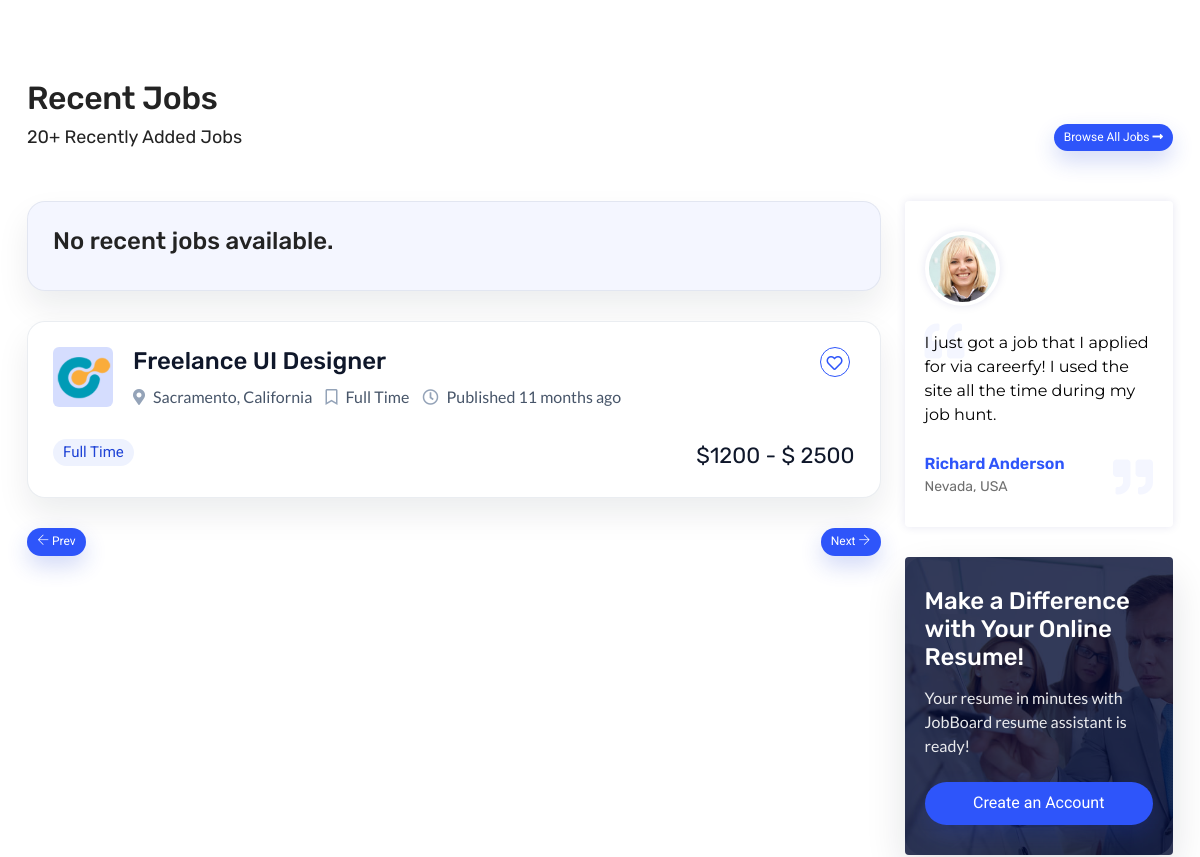
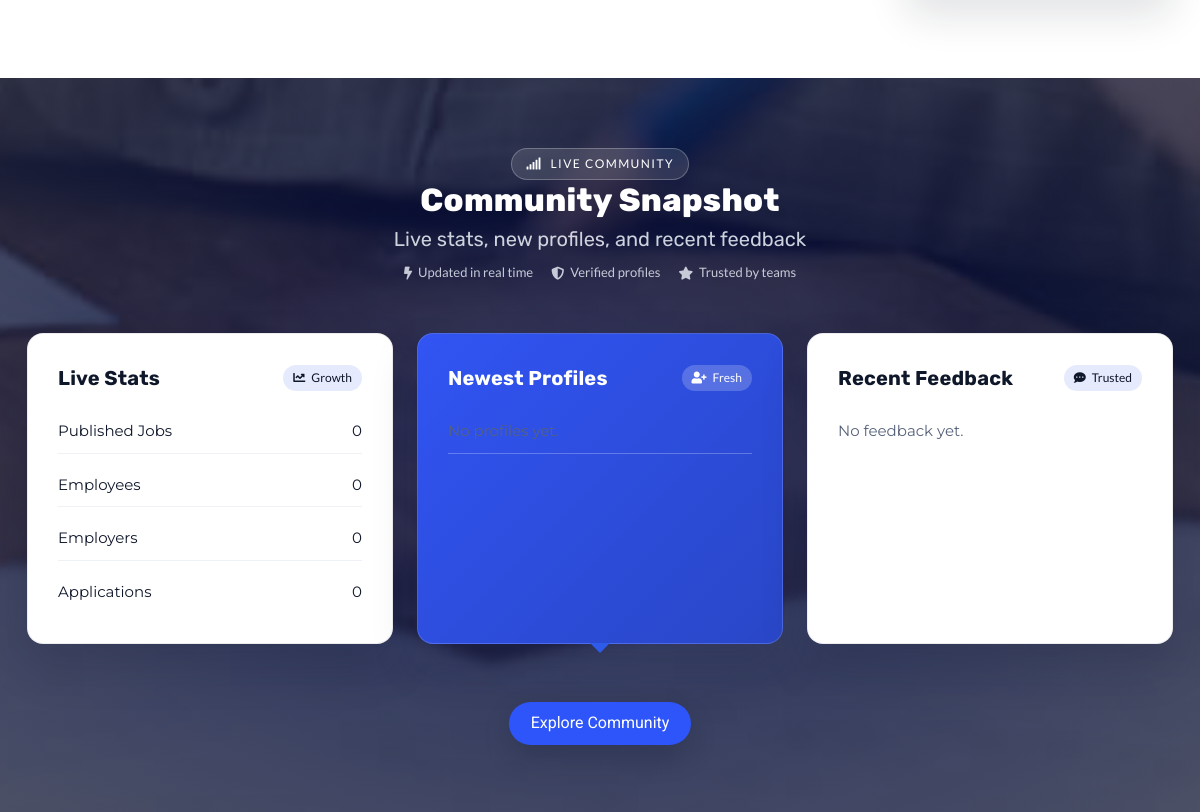
The page /employer/ (middle part) on the database as committed earlier (2 pictures, top to bottom).
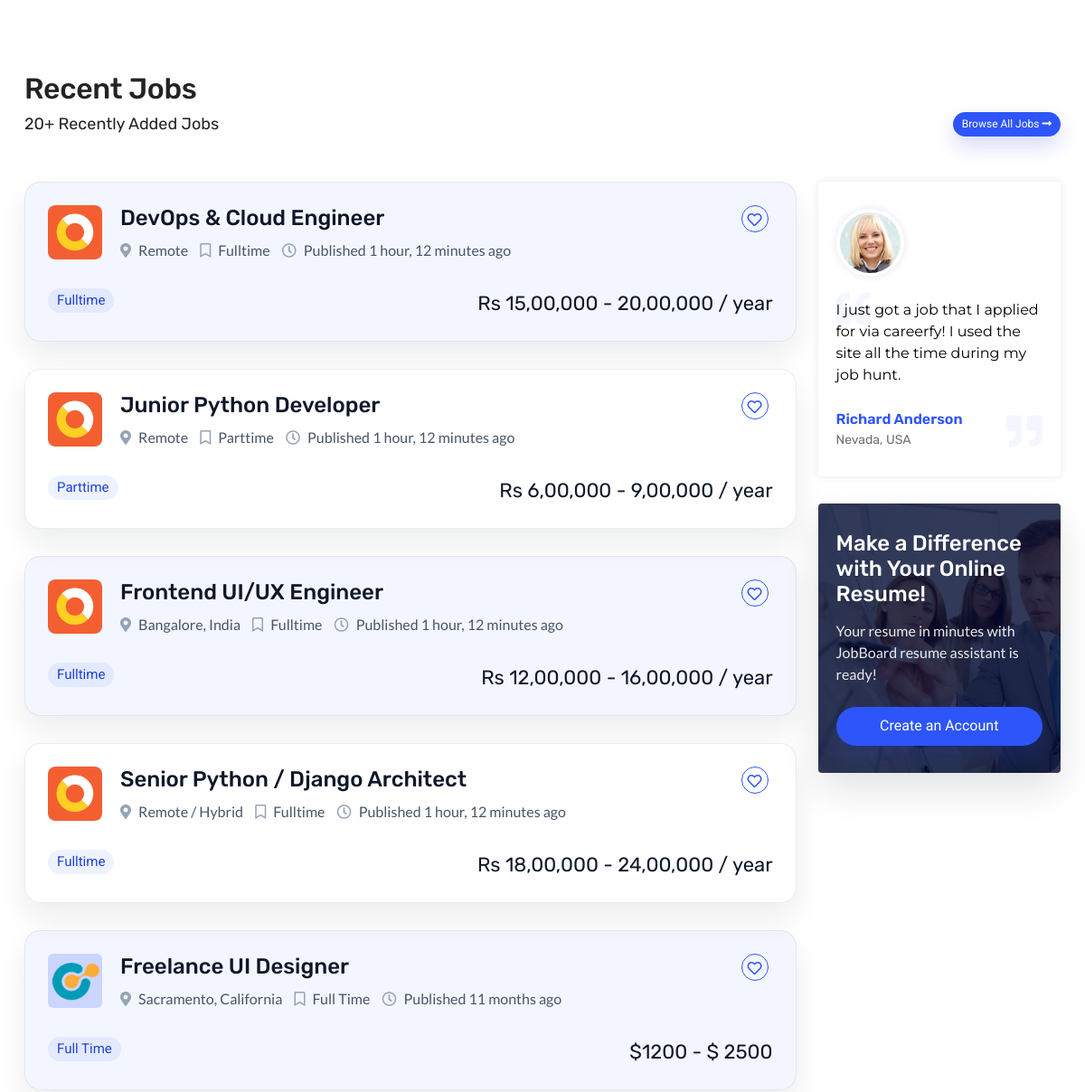
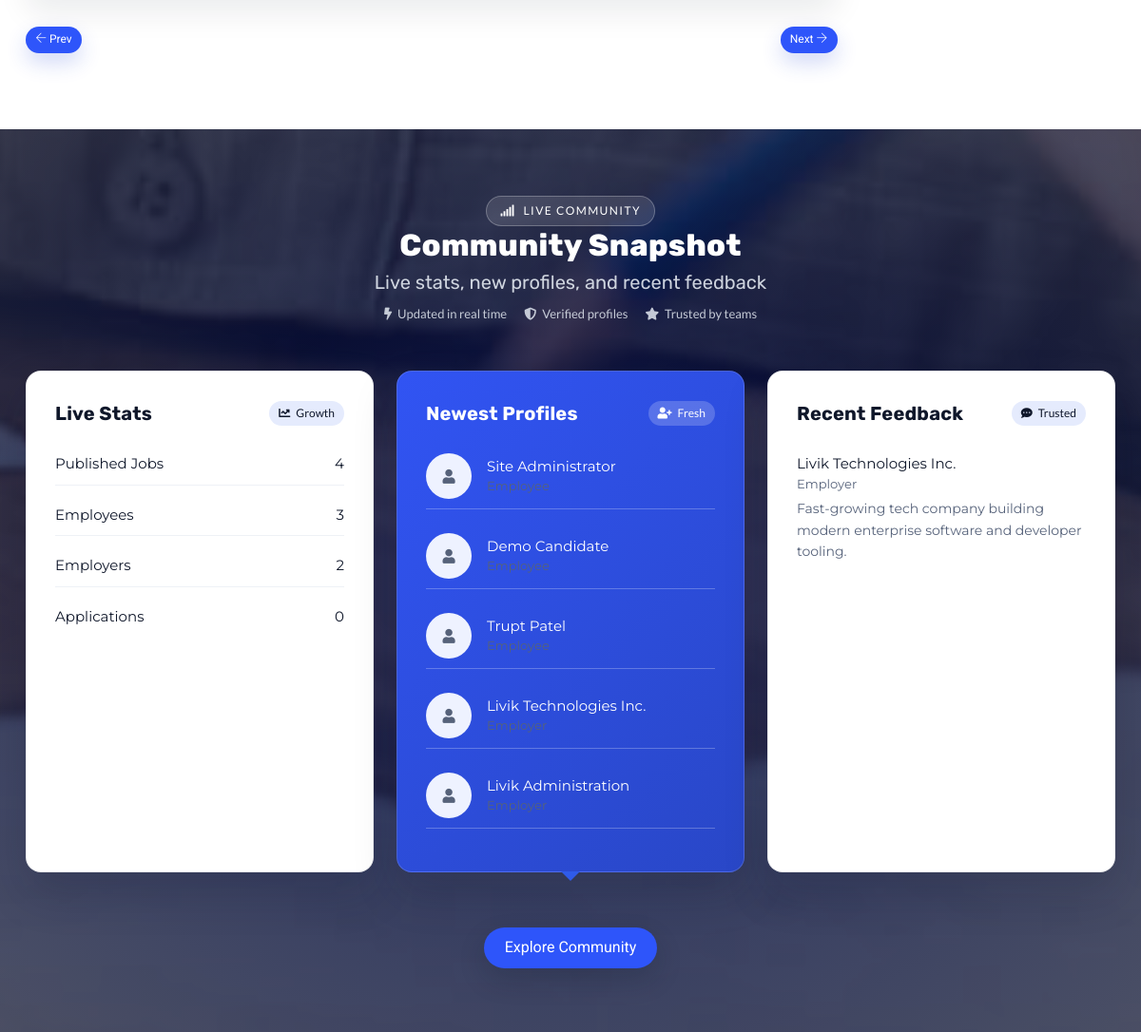
The same page on the database as committed later (2 pictures, top to bottom).
### dashb2/models.py (models this page shows, shortened)
class Job(models.Model):
    user = models.ForeignKey(User, related_name='jobs', on_delete=models.CASCADE)  # better related_name
    job_title = models.CharField(max_length=300)
    description = models.TextField()  # Changed to TextField
    tags = models.CharField(max_length=40, blank=True)
    location = models.CharField(max_length=300, blank=True)
    job_type = models.CharField(choices=JOB_TYPE, max_length=20)
    salary = models.CharField(max_length=30, blank=True)
    company_name = models.CharField(max_length=300, blank=True)
    last_date = models.DateField()
    url = models.URLField(blank=True, null=True)  # ADD THIS LINE - make it optional
    is_published = models.BooleanField(default=False)
    is_closed = models.BooleanField(default=False)
    created_at = models.DateTimeField(auto_now_add=True)
    updated_at = models.DateTimeField(auto_now_add=True)
    file_upload = models.ImageField(upload_to='job_logo', null=True, blank=True)

### account/models.py (models this page shows)
class EmployeeProfile(models.Model):
    user = models.OneToOneField(User, on_delete=models.CASCADE, related_name='employee_profile')
    full_name = models.CharField(max_length=200, blank=True)
    email = models.EmailField(blank=True)
    phone = models.CharField(max_length=30, blank=True)
    website = models.URLField(blank=True)
    bio = models.TextField(blank=True)
    experience_years = models.CharField(max_length=50, blank=True)
    education = models.CharField(max_length=100, blank=True)
    highest_education = models.CharField(max_length=150, blank=True)
    institution = models.CharField(max_length=200, blank=True)
    graduation_year = models.CharField(max_length=10, blank=True)
    languages = models.CharField(max_length=200, blank=True)
    categories = models.CharField(max_length=200, blank=True)
    current_salary = models.CharField(max_length=50, blank=True)
    expected_salary = models.CharField(max_length=50, blank=True)
    expected_ctc = models.CharField(max_length=50, blank=True)
    notice_period = models.CharField(max_length=50, blank=True)
    country = models.CharField(max_length=100, blank=True)
    city = models.CharField(max_length=100, blank=True)
    address = models.CharField(max_length=255, blank=True)
    map_address = models.CharField(max_length=255, blank=True)
    latitude = models.CharField(max_length=50, blank=True)
    longitude = models.CharField(max_length=50, blank=True)
    facebook = models.URLField(blank=True)
    twitter = models.URLField(blank=True)
    instagram = models.URLField(blank=True)
    skills = models.CharField(max_length=500, blank=True)
    preferred_locations = models.CharField(max_length=300, blank=True)
    preferred_job_titles = models.CharField(max_length=300, blank=True)
    preferred_job_types = models.CharField(max_length=200, blank=True)
    preferred_industries = models.CharField(max_length=300, blank=True)
    open_to_remote = models.BooleanField(default=False)
    open_to_hybrid = models.BooleanField(default=False)
    open_to_onsite = models.BooleanField(default=False)
    open_to_relocate = models.BooleanField(default=False)

class EmployerProfile(models.Model):
    user = models.OneToOneField(User, on_delete=models.CASCADE, related_name='employer_profile')
    full_name = models.CharField(max_length=200, blank=True)
    email = models.EmailField(blank=True)
    phone = models.CharField(max_length=30, blank=True)
    website = models.URLField(blank=True)
    bio = models.TextField(blank=True)
    experience_years = models.CharField(max_length=50, blank=True)
    education = models.CharField(max_length=100, blank=True)
    languages = models.CharField(max_length=200, blank=True)
    categories = models.CharField(max_length=200, blank=True)
    current_salary = models.CharField(max_length=50, blank=True)
    expected_salary = models.CharField(max_length=50, blank=True)
    country = models.CharField(max_length=100, blank=True)
    city = models.CharField(max_length=100, blank=True)
    address = models.CharField(max_length=255, blank=True)
    map_address = models.CharField(max_length=255, blank=True)
    latitude = models.CharField(max_length=50, blank=True)
    longitude = models.CharField(max_length=50, blank=True)
    facebook = models.URLField(blank=True)
    twitter = models.URLField(blank=True)
    instagram = models.URLField(blank=True)
    skills = models.CharField(max_length=500, blank=True)

### site2/views.py (the view, shortened to what this page needs)
# urls.py: path('', views.emp_index),
def emp_index(request):
    recent_jobs = Job.objects.filter(is_published=True, is_closed=False).order_by('-created_at')[:5]
    total_jobs = Job.objects.filter(is_published=True).count()
    total_employees = Employee.objects.count()
    total_employers = Employer.objects.count()
    total_applications = JobApplication.objects.count()
    latest_employee_profiles = (
        EmployeeProfile.objects.select_related('user').order_by('-id')[:3]
    )
    latest_employer_profiles = (
        EmployerProfile.objects.select_related('user').order_by('-id')[:3]
    )
    employee_photo_map = {}
    if latest_employee_profiles:
        employee_users = [profile.user for profile in latest_employee_profiles]
        for emp in Employee.objects.filter(username__in=employee_users).select_related('username'):
            if emp.photo:
                employee_photo_map[emp.username_id] = emp.photo.url
    employer_photo_map = {}
    if latest_employer_profiles:
        employer_users = [profile.user for profile in latest_employer_profiles]
        for emp in Employer.objects.filter(username__in=employer_users).select_related('username'):
            if emp.photo:
                employer_photo_map[emp.username_id] = emp.photo.url
    for profile in latest_employee_profiles:
        profile.photo_url = employee_photo_map.get(profile.user_id)
    for profile in latest_employer_profiles:
        profile.photo_url = employer_photo_map.get(profile.user_id)
    testimonials = []
    for profile in EmployerProfile.objects.exclude(bio='').order_by('-id')[:2]:
        testimonials.append({
            'name': profile.full_name or profile.user.username,
            'role': 'Employer',
            'bio': profile.bio,
            'photo_url': employer_photo_map.get(profile.user_id),
        })
    testimonials = testimonials[:3]
    return render(request, 'emp_index.html', {
        'recent_jobs': recent_jobs,
        'total_jobs': total_jobs,
        'total_employees': total_employees,
        'total_employers': total_employers,
        'total_applications': total_applications,
        'latest_employee_profiles': latest_employee_profiles,
        'latest_employer_profiles': latest_employer_profiles,
        'testimonials': testimonials,
    })

### account/context_processors.py (called while the page is built)
def user_settings(request):
    if not request.user.is_authenticated:
        return {'user_settings': None}
    settings, _ = UserSettings.objects.get_or_create(user=request.user)
    return {'user_settings': settings}

### site2/templates2/emp_index.html (shortened to what the changed rows need)
{% extends 'emp_base.html' %}
{% load static %}
{% block content %}
    <div class="page-content">
		<div class="section-full bg-white content-inner-2">
			<div class="container">
				<div class="d-flex job-title-bx section-head">
					<div class="me-auto">
						<h2 class="m-b5">Recent Jobs</h2>
					</div>
				</div>
				<div class="row">
					<div class="col-lg-9">
						<ul class="post-job-bx browse-job" data-cinema-stagger>
							{% for job in recent_jobs %}
							<li>
								<div class="post-bx cinema-3d-card" data-cinema-tilt-3d>
									<div class="d-flex m-b30">
										<div class="job-post-company">
											<span>
												{% if job.file_upload %}
												<img alt="" src="{{ job.file_upload.url }}"/>
												{% else %}
												<img alt="" src="{% static 'images/logo/svg/logo1.svg' %}"/>
												{% endif %}
											</span>
										</div>
										<div class="job-post-info">
											<h4><a href="/emp_browse_job_list/">{{ job.job_title }}</a></h4>
											<ul>
												<li><i class="fas fa-map-marker-alt"></i> {{ job.location|default:"Location not specified" }}</li>
												<li><i class="far fa-bookmark"></i> {{ job.job_type }}</li>
												<li><i class="far fa-clock"></i> Published {{ job.created_at|timesince }} ago</li>
											</ul>
										</div>
									</div>
									<div class="d-flex">
										<div class="job-time me-auto">
											<a href="javascript:void(0);"><span>{{ job.job_type }}</span></a>
										</div>
										<div class="salary-bx">
											<span>{{ job.salary|default:"Salary not disclosed" }}</span>
										</div>
									</div>
									<label class="like-btn">
										  <span class="checkmark"></span>
									</label>
								</div>
							</li>
							{% empty %}
							<li>
								<div class="post-bx cinema-3d-card" data-cinema-tilt-3d>
									<div class="job-post-info">
										<h4>No recent jobs available.</h4>
									</div>
								</div>
							</li>
							{% endfor %}
						</ul>
					</div>
				</div>
			</div>
		</div>
		<div class="section-full p-tb70 overlay-black-dark text-white bg-img-fix community-snapshot" style="background-image: url('{% static 'images/background/bg4.jpg' %}');">
			<div class="container">
				<div class="section-head text-center text-white">
					<h2 class="m-b5">Community Snapshot</h2>
				</div>
				<div class="row">
					<div class="col-lg-4 m-b30">
						<div class="bg-white text-dark p-a30 h-100 snapshot-card">
							<ul class="list-unstyled m-b0 snapshot-list">
								<li class="d-flex justify-content-between m-b10"><span>Published Jobs</span><strong>{{ total_jobs }}</strong></li>
								<li class="d-flex justify-content-between m-b10"><span>Employees</span><strong>{{ total_employees }}</strong></li>
								<li class="d-flex justify-content-between m-b10"><span>Employers</span><strong>{{ total_employers }}</strong></li>
							</ul>
						</div>
					</div>
					<div class="col-lg-4 m-b30">
						<div class="bg-white text-dark p-a30 h-100 snapshot-card snapshot-card--accent">
							<ul class="list-unstyled m-b0 snapshot-list">
								{% for profile in latest_employee_profiles %}
									<li class="d-flex align-items-center m-b15">
										{% if profile.photo_url %}
											<img src="{{ profile.photo_url }}" alt="{{ profile.full_name|default:profile.user.username }}" class="snapshot-avatar me-3">
										{% else %}
											<div class="snapshot-placeholder me-3">
												<i class="fa fa-user text-muted"></i>
											</div>
										{% endif %}
										<div>
											<div class="fw-semibold">{{ profile.full_name|default:profile.user.username }}</div>
											<div class="text-muted small">Employee</div>
										</div>
									</li>
								{% endfor %}
								{% for profile in latest_employer_profiles %}
									<li class="d-flex align-items-center m-b15">
										{% if profile.photo_url %}
											<img src="{{ profile.photo_url }}" alt="{{ profile.full_name|default:profile.user.username }}" class="snapshot-avatar me-3">
										{% else %}
											<div class="snapshot-placeholder me-3">
												<i class="fa fa-user text-muted"></i>
											</div>
										{% endif %}
										<div>
											<div class="fw-semibold">{{ profile.full_name|default:profile.user.username }}</div>
											<div class="text-muted small">Employer</div>
										</div>
									</li>
								{% endfor %}
							</ul>
						</div>
					</div>
					<div class="col-lg-4 m-b30">
						<div class="bg-white text-dark p-a30 h-100 snapshot-card">
							<ul class="list-unstyled m-b0 snapshot-list">
								{% for t in testimonials %}
									<li class="m-b15">
										<div class="fw-semibold">{{ t.name }}</div>
										<div class="text-muted small m-b5">{{ t.role }}</div>
										<p class="m-b0 snapshot-quote">{{ t.bio }}</p>
									</li>
								{% endfor %}
								{% if not testimonials %}
									<li class="text-muted">No feedback yet.</li>
								{% endif %}
							</ul>
						</div>
					</div>
				</div>
			</div>
		</div>
	</div>
{% endblock %}

Rows that differ between the two databases and show on the page:
added Job: job_title "DevOps & Cloud Engineer", location "Remote", job_type "Fulltime", created_at "1 hour, 12 minutes", salary "Rs 15,00,000 - 20,00,000 / year"
added Job: job_title "Junior Python Developer", location "Remote", job_type "Parttime", created_at "1 hour, 12 minutes", salary "Rs 6,00,000 - 9,00,000 / year"
added Job: job_title "Frontend UI/UX Engineer", location "Bangalore, India", job_type "Fulltime", created_at "1 hour, 12 minutes", salary "Rs 12,00,000 - 16,00,000 / year"
added Job: job_title "Senior Python / Django Architect", location "Remote / Hybrid", job_type "Fulltime", created_at "1 hour, 12 minutes", salary "Rs 18,00,000 - 24,00,000 / year"
added EmployeeProfile: full_name "Site Administrator"
added EmployeeProfile: full_name "Demo Candidate"
added EmployeeProfile: full_name "Trupt Patel"
added EmployerProfile: full_name "Livik Technologies Inc.", name "Livik Technologies Inc.", bio "Fast-growing tech company building modern enterprise software and developer tooling."
added EmployerProfile: full_name "Livik Administration"
Other text that changed with them:
{{ total_jobs }}: "0" → "4"
{{ total_employees }}: "0" → "3"
{{ total_employers }}: "0" → "2"
new list line: "Employer"
text no longer shown: "No recent jobs available. No feedback yet."
